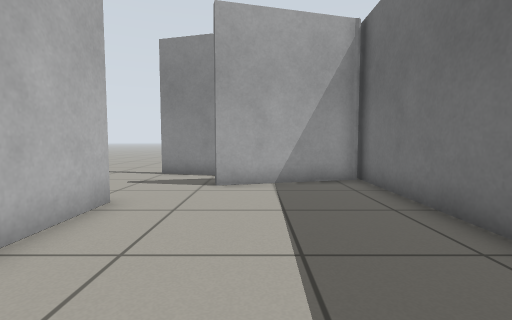
[1] (above)

12 first-person views from a walk through a Gazebo world. The camera is 0.63 m above the floor, tilts 4° down and sees 85° across. The floor is counted in squares, 0.5 m on a side. Each view is taken from the middle of a square. On the plan, view 1 faces up. The plan holds only what a view shows up to about 13 squares ahead; the rest is blank.

[2]
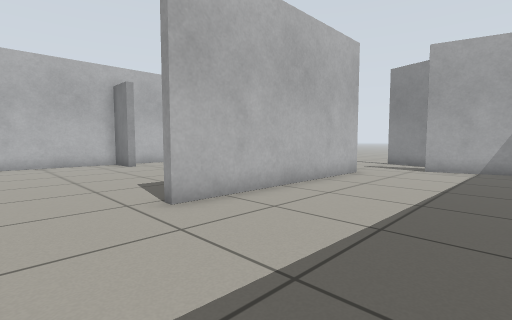

[3]
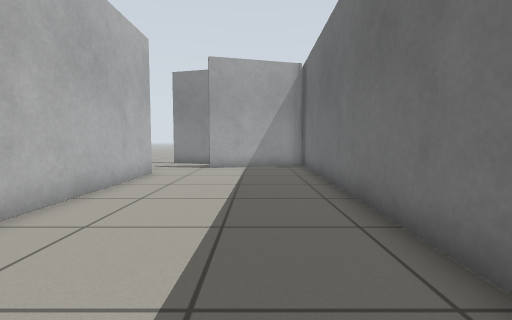

[4]
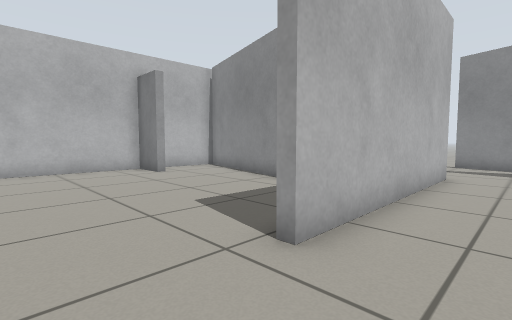

[5]
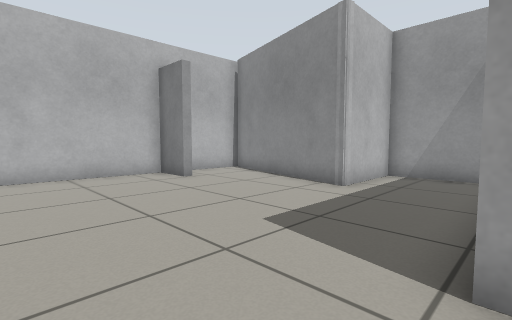

[6]
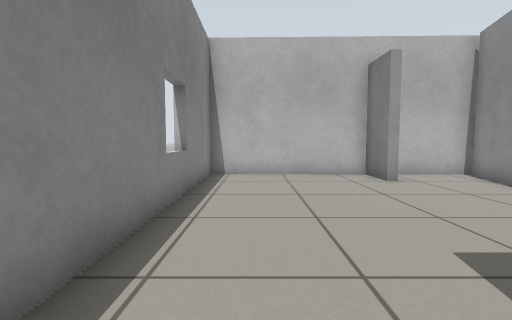

[7]
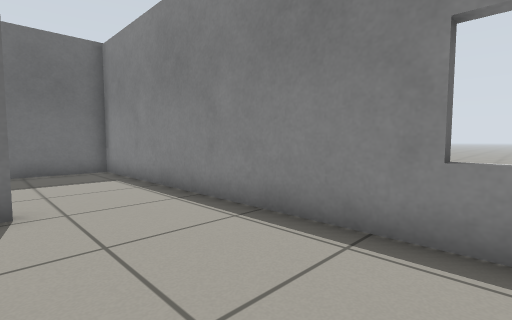

[8]
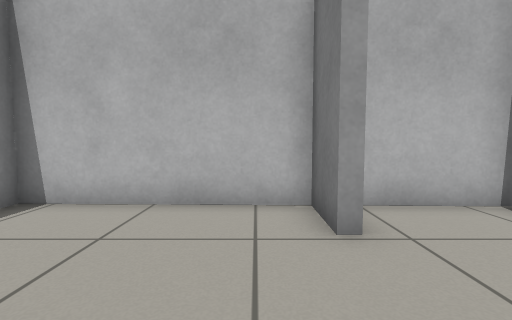

[9]
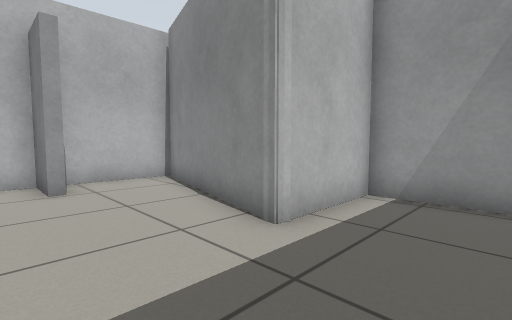

[10]
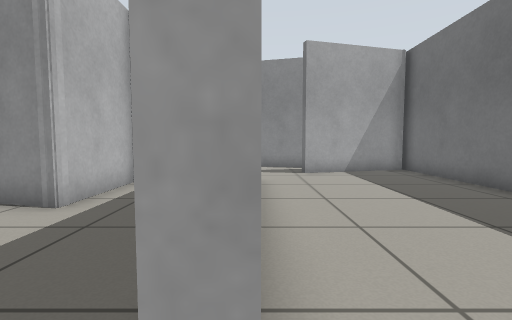

[11]
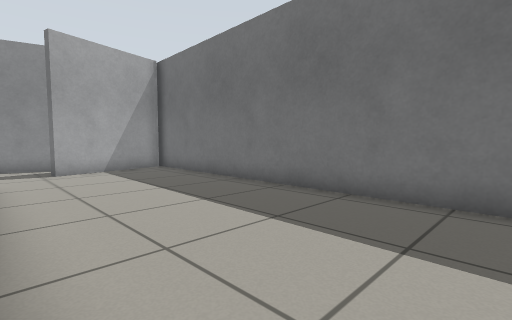

[12]
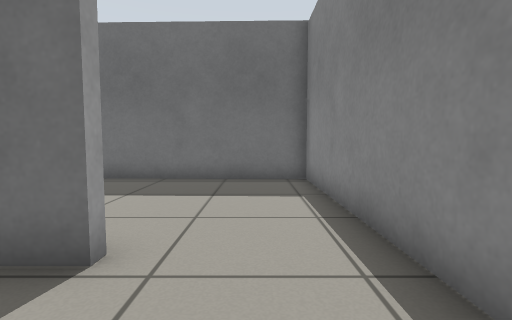

### Floor plan
Ten units are one square. View 1 is at (0, 0); x grows to the right and y downward. Boxes are objects, and circles mark ways between rooms. Rooms are numbered by the first view taken in them; rooms with no view inside come last. Other rooms are left out.
<svg viewBox="-140 -98 179 160">
<path fill="none" stroke="#000" d="M-30 -57 -30 23 -33 23M-34 56 30 56 34 -93M33 -89 -11 -77M-33 23 -33 14M-40 -54 -67 -54 -67 -21 -133 -39 -135 57 -34 56"/>
<rect x="-135" y="-5" width="20" height="10" fill="#bbb"><title>door leaf</title></rect>
<circle cx="-30" cy="40" r="3" fill="#2a7"/>
<text x="0" y="-10">1</text>
<text x="-80" y="10">2</text>
</svg>
Room 1 opens to room 2.

Where each view was taken, in squares from view 1:
view 1: 0 up, 0 right, facing up
view 2: 5 down, 2 right, facing up-left
view 3: 5 down, 1 right, facing up
view 4: 5 down, 1 left, facing up-left
view 5: 5 down, 3 left, facing up-left
view 6: 4 down, 3 left, facing left
view 7: 2 down, 9 left, facing down-right
view 8: 1 down, 8 left, facing left
view 9: 1 down, 4 left, facing up-left
view 10: 3 down, 3 left, facing up
view 11: 4 down, 3 left, facing up-right
view 12: 4 down, 6 left, facing right
